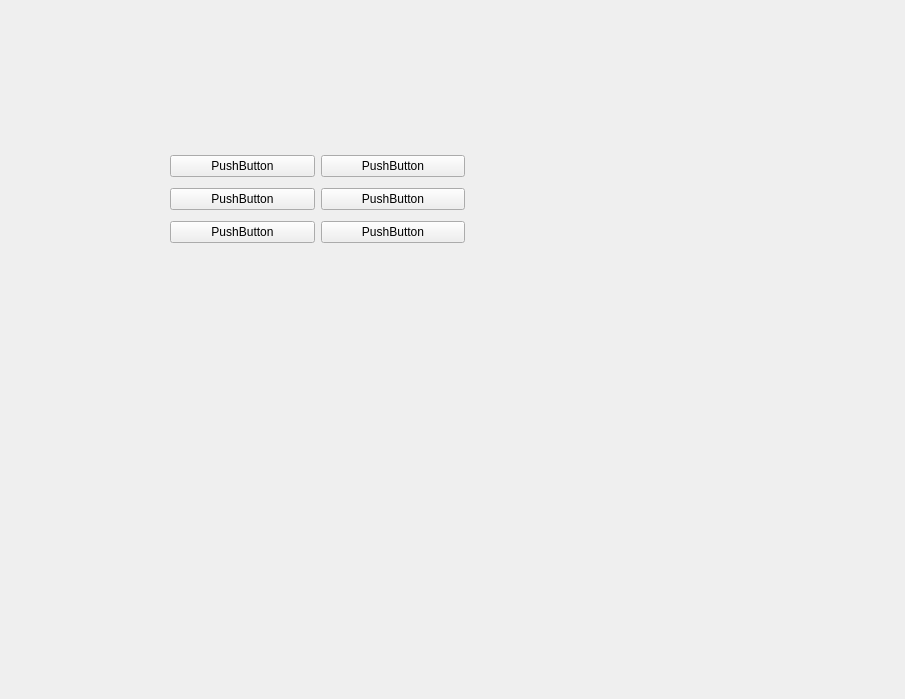
<?xml version="1.0" encoding="UTF-8"?>
<ui version="4.0">
 <class>Form</class>
 <widget class="QWidget" name="Form">
  <property name="geometry">
   <rect>
    <x>0</x>
    <y>0</y>
    <width>905</width>
    <height>699</height>
   </rect>
  </property>
  <property name="windowTitle">
   <string>Form</string>
  </property>
  <widget class="QWidget" name="">
   <property name="geometry">
    <rect>
     <x>170</x>
     <y>150</y>
     <width>295</width>
     <height>100</height>
    </rect>
   </property>
   <layout class="QGridLayout" name="gridLayout">
    <item row="0" column="1">
     <widget class="QPushButton" name="pushButton">
      <property name="text">
       <string>PushButton</string>
      </property>
     </widget>
    </item>
    <item row="0" column="2">
     <widget class="QPushButton" name="pushButton_2">
      <property name="text">
       <string>PushButton</string>
      </property>
     </widget>
    </item>
    <item row="1" column="2">
     <widget class="QPushButton" name="pushButton_3">
      <property name="text">
       <string>PushButton</string>
      </property>
     </widget>
    </item>
    <item row="2" column="2">
     <widget class="QPushButton" name="pushButton_5">
      <property name="text">
       <string>PushButton</string>
      </property>
     </widget>
    </item>
    <item row="1" column="1">
     <widget class="QPushButton" name="pushButton_4">
      <property name="text">
       <string>PushButton</string>
      </property>
     </widget>
    </item>
    <item row="2" column="1">
     <widget class="QPushButton" name="pushButton_6">
      <property name="text">
       <string>PushButton</string>
      </property>
     </widget>
    </item>
   </layout>
  </widget>
 </widget>
 <resources/>
 <connections/>
</ui>
